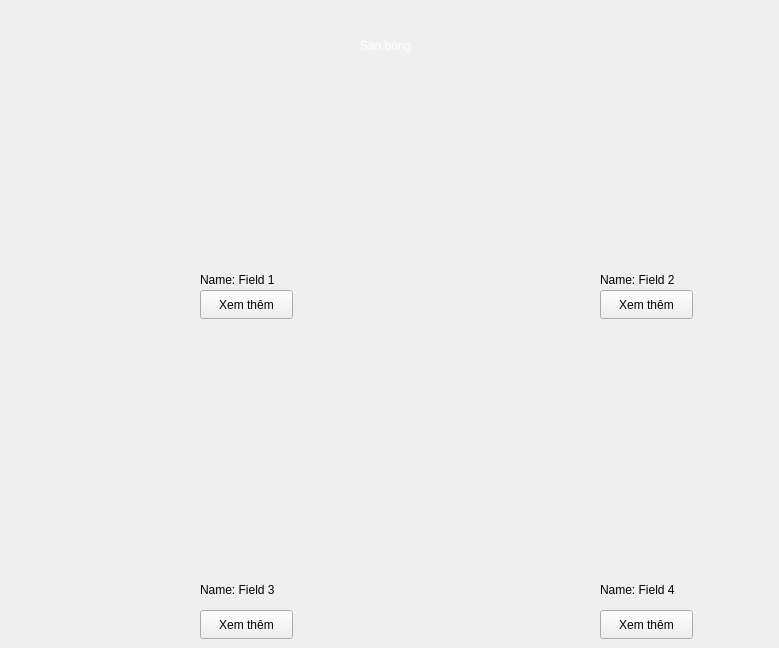
    <widget class="QWidget" name="page_4">
     <widget class="QLabel" name="label_6">
      <property name="geometry">
       <rect>
        <x>120</x>
        <y>90</y>
        <width>260</width>
        <height>160</height>
       </rect>
      </property>
      <property name="text">
       <string/>
      </property>
      <property name="pixmap">
       <pixmap>../../../../Downloads/download (6).jpg</pixmap>
      </property>
      <property name="scaledContents">
       <bool>true</bool>
      </property>
     </widget>
     <widget class="QLabel" name="label_12">
      <property name="geometry">
       <rect>
        <x>200</x>
        <y>270</y>
        <width>101</width>
        <height>20</height>
       </rect>
      </property>
      <property name="text">
       <string>Name: Field 1</string>
      </property>
     </widget>
     <widget class="QPushButton" name="pushButton">
      <property name="geometry">
       <rect>
        <x>200</x>
        <y>290</y>
        <width>93</width>
        <height>29</height>
       </rect>
      </property>
      <property name="text">
       <string>Xem thêm</string>
      </property>
     </widget>
     <widget class="QLabel" name="label_13">
      <property name="geometry">
       <rect>
        <x>510</x>
        <y>90</y>
        <width>260</width>
        <height>160</height>
       </rect>
      </property>
      <property name="text">
       <string/>
      </property>
      <property name="pixmap">
       <pixmap>../../../../Downloads/images (1).jpg</pixmap>
      </property>
      <property name="scaledContents">
       <bool>true</bool>
      </property>
     </widget>
     <widget class="QLabel" name="label_130">
      <property name="geometry">
       <rect>
        <x>120</x>
        <y>410</y>
        <width>260</width>
        <height>160</height>
       </rect>
      </property>
      <property name="text">
       <string/>
      </property>
      <property name="pixmap">
       <pixmap>../../../../Downloads/images (2).jpg</pixmap>
      </property>
      <property name="scaledContents">
       <bool>true</bool>
      </property>
     </widget>
     <widget class="QLabel" name="label_133">
      <property name="geometry">
       <rect>
        <x>510</x>
        <y>410</y>
        <width>260</width>
        <height>160</height>
       </rect>
      </property>
      <property name="text">
       <string/>
      </property>
      <property name="pixmap">
       <pixmap>../../../../Downloads/download (7).jpg</pixmap>
      </property>
      <property name="scaledContents">
       <bool>false</bool>
      </property>
     </widget>
     <widget class="QPushButton" name="pushButton_2">
      <property name="geometry">
       <rect>
        <x>600</x>
        <y>290</y>
        <width>93</width>
        <height>29</height>
       </rect>
      </property>
      <property name="text">
       <string>Xem thêm</string>
      </property>
     </widget>
     <widget class="QPushButton" name="pushButton_3">
      <property name="geometry">
       <rect>
        <x>200</x>
        <y>610</y>
        <width>93</width>
        <height>29</height>
       </rect>
      </property>
      <property name="text">
       <string>Xem thêm</string>
      </property>
     </widget>
     <widget class="QPushButton" name="pushButton_4">
      <property name="geometry">
       <rect>
        <x>600</x>
        <y>610</y>
        <width>93</width>
        <height>29</height>
       </rect>
      </property>
      <property name="text">
       <string>Xem thêm</string>
      </property>
     </widget>
     <widget class="QLabel" name="label_23">
      <property name="geometry">
       <rect>
        <x>600</x>
        <y>270</y>
        <width>101</width>
        <height>20</height>
       </rect>
      </property>
      <property name="text">
       <string>Name: Field 2</string>
      </property>
     </widget>
     <widget class="QLabel" name="label_24">
      <property name="geometry">
       <rect>
        <x>200</x>
        <y>580</y>
        <width>101</width>
        <height>20</height>
       </rect>
      </property>
      <property name="text">
       <string>Name: Field 3</string>
      </property>
     </widget>
     <widget class="QLabel" name="label_25">
      <property name="geometry">
       <rect>
        <x>600</x>
        <y>580</y>
        <width>101</width>
        <height>20</height>
       </rect>
      </property>
      <property name="text">
       <string>Name: Field 4</string>
      </property>
     </widget>
     <widget class="QLabel" name="label_28">
      <property name="geometry">
       <rect>
        <x>360</x>
        <y>20</y>
        <width>191</width>
        <height>51</height>
       </rect>
      </property>
      <property name="styleSheet">
       <string notr="true">font: 700 24pt &quot;Segoe UI&quot;;
color:rgb(255, 255, 255)
</string>
      </property>
      <property name="text">
       <string>Sân bóng</string>
      </property>
     </widget>
    </widget>
